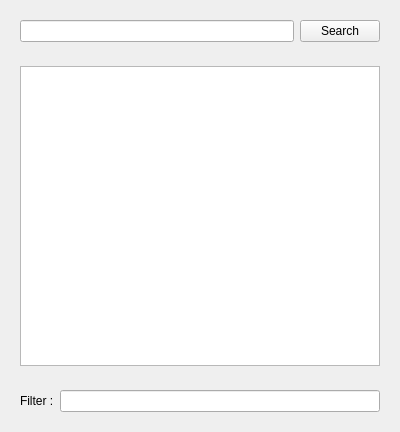
<?xml version="1.0" encoding="UTF-8"?>
<ui version="4.0">
 <class>List</class>
 <widget class="QWidget" name="List">
  <property name="geometry">
   <rect>
    <x>0</x>
    <y>0</y>
    <width>400</width>
    <height>432</height>
   </rect>
  </property>
  <property name="windowTitle">
   <string>ECG Viewr by MED4507</string>
  </property>
  <layout class="QVBoxLayout" name="verticalLayout">
   <item>
    <widget class="QWidget" name="widget" native="true">
     <layout class="QHBoxLayout" name="horizontalLayout">
      <item>
       <widget class="QLineEdit" name="lineEdit">
        <property name="text">
         <string/>
        </property>
       </widget>
      </item>
      <item>
       <widget class="QPushButton" name="pushButton">
        <property name="text">
         <string>Search</string>
        </property>
       </widget>
      </item>
     </layout>
    </widget>
   </item>
   <item>
    <widget class="QWidget" name="widget_2" native="true">
     <layout class="QGridLayout" name="gridLayout">
      <item row="0" column="0">
       <widget class="QListWidget" name="listWidget"/>
      </item>
     </layout>
    </widget>
   </item>
   <item>
    <widget class="QWidget" name="widget_3" native="true">
     <layout class="QHBoxLayout" name="horizontalLayout_2">
      <item>
       <widget class="QLabel" name="label">
        <property name="text">
         <string>Filter :</string>
        </property>
       </widget>
      </item>
      <item>
       <widget class="QLineEdit" name="lineEdit_2"/>
      </item>
     </layout>
    </widget>
   </item>
  </layout>
 </widget>
 <resources/>
 <connections/>
</ui>
